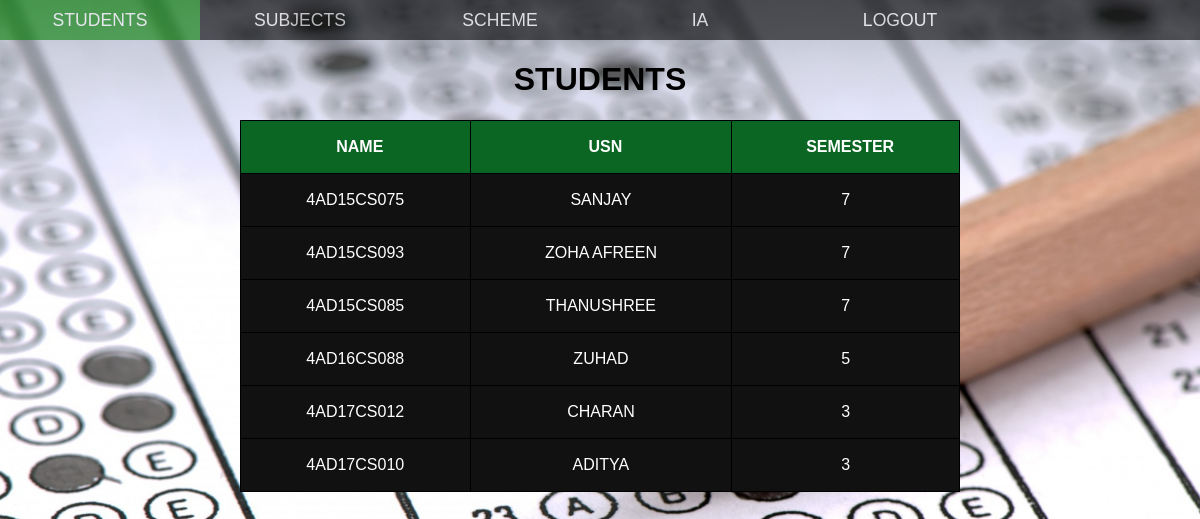
Page /students.php on the committed database.
### tables this page shows
CREATE TABLE `students` (
  `id` int(11) NOT NULL,
  `usn` varchar(255) NOT NULL,
  `name` varchar(255) NOT NULL,
  `sem` int(11) NOT NULL
);

### students.php (the view, shortened to what this page needs)
<?php
  require('./include/db.php');
  $query = 'SELECT * FROM students';
  $result = mysqli_query($conn, $query);
  $posts = mysqli_fetch_all($result, MYSQLI_ASSOC);
?>
<!DOCTYPE html>
<html>
<head>
    <link rel="stylesheet" href="./css/style.css">
</head>
<body>
    <header>
        <nav class="container">
                <ul>
                    <li ><a href="students.php">STUDENTS</a></li>
                    <li ><a href="subjects.php">SUBJECTS</a></li>
                    <li ><a href="scheme.php">SCHEME</a></li>
                    <li ><a href="ia.php">IA</a></li>
                    <li><a href="logout.php">LOGOUT</a></li>
                </ul>
        </nav>
    </header>
    <div class="post">
    <h1 id="title">STUDENTS</h1>
        <div class="users">
            <table>
                <tr>
                    <th>NAME</th>
                    <th>USN</th>
                    <th>SEMESTER</th>
                </tr>
                <?php foreach($posts as $post): ?>
                <tr>
                    <td><?php echo $post['usn'];?></td>
                    <td><?php echo $post['name'];?></td>
                    <td><?php echo $post['sem'];?></td>
                </tr>
                <?php endforeach;?>
            </table>
        </div>
    </div>
</body>
</html>

### css/style.css (style rules this page uses)
body { font-family: 'Franklin Gothic Medium', 'Arial Narrow', 'Arial', 'sans-serif'; background: url('../images/cat-exam-wallpaper-0216.jpg'); background-size: cover; background-repeat: no-repeat; padding: 0; margin: 0; }
ul li a { text-decoration: none; color: white; display: block; }
ul { margin:0; padding: 0; list-style: none; width: 100%; }
ul li { float: left; width: 200px; height: 40px; color: white; line-height: 40px; text-align: center; font-size: 1.1rem; }
header { width: 100%; margin: 0; padding: 0; background-color: black; opacity: 0.6; }
.container { width: 100%; margin: auto; overflow: hidden; }
table { margin: auto; border-collapse: collapse; width: 60%; text-transform: uppercase; text-align: center; padding: 15px; background-color: #111; color: white; }
th { height: 50px; padding-left: 10px; }
td { height: 50px; }
table th, td { border:1px solid black; }
tr:first-child { background-color: #0B6623; }
.post h1 { text-align: center; }
.users tr { height: 50px; }

### rows in the picture
students: usn "4AD15CS075", name "SANJAY", sem "7"
students: usn "4AD15CS093", name "ZOHA AFREEN", sem "7"
students: usn "4AD15CS085", name "THANUSHREE", sem "7"
students: usn "4AD16CS088", name "ZUHAD", sem "5"
students: usn "4AD17CS012", name "CHARAN", sem "3"
students: usn "4AD17CS010", name "ADITYA", sem "3"
